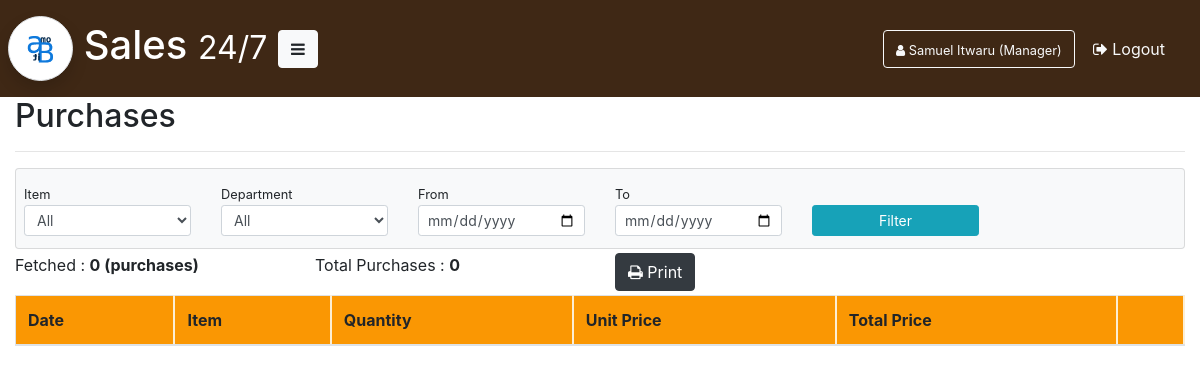
Before: /purchase/ (signed in) with the older database file.
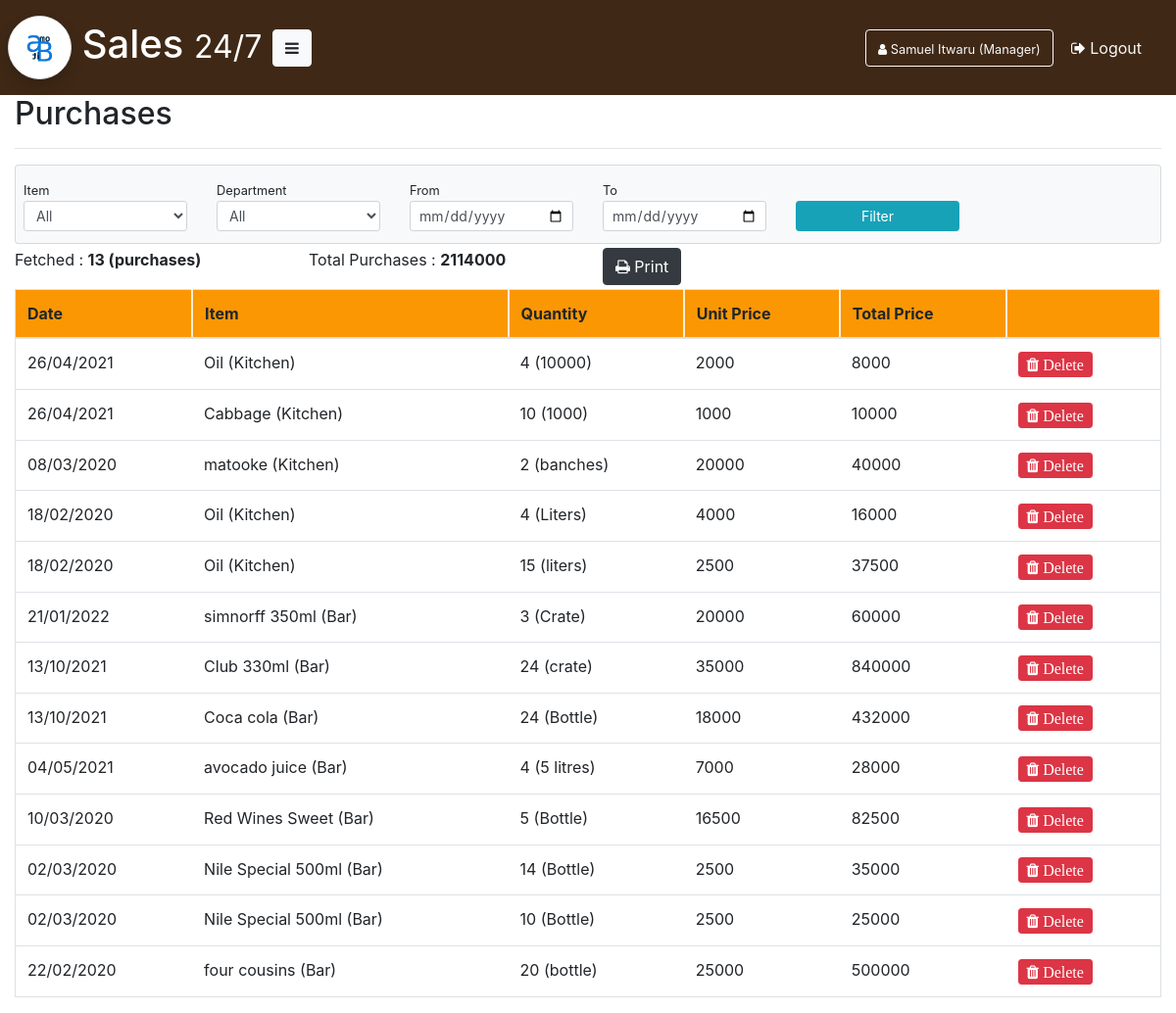
After: the same page with the newer database file.
### Application/database/model.py (models this page shows, shortened)
class KitchenStockPurchase(Base):
    __tablename__ = "kitchen_stock_purchase"
    id = Column(Integer, primary_key=True)
    date = Column(DateTime, default=datetime.now())
    purchase_unit = Column(String)
    unit_price = Column(Integer)
    purchase_quantity = Column(Integer)
    added_stock_quantity = Column(Integer)
    added_stock_unit = Column(String)
    chef_name = Column(String)
    kitchen_stock_name = Column(String)
    kitchen_stock_id = Column(Integer, ForeignKey("kitchen_stock.id"))
    chef_id = Column(Integer, ForeignKey("chef.id"))
    def read(self):
        return session.query(self).order_by(desc("date")).all()
    def get_total_price(self, **kwargs):
        purchases = kwargs.get("purchases")
        if purchases == None:
            purchases = self.read(self)
        return sum([(purchase.purchase_quantity * purchase.unit_price) for purchase in purchases])

class KitchenStock(Base):
    __tablename__ = "kitchen_stock"
    id = Column(Integer, primary_key=True)
    name = Column(String(64), unique=True)
    quantity_available = Column(Float(2), default=0.0)
    usage_unit = Column(String)
    kitchen_stock_purchases = relationship(
        "KitchenStockPurchase", backref="kitchen_stock")
    kitchen_stock_usages = relationship(
        "KitchenStockUsage", backref="kitchen_stock")
    def read(self):
        return session.query(self).all()

class Purchase(Base):
    __tablename__ = "purchase"
    id = Column(Integer, primary_key=True)
    date = Column(DateTime, default=datetime.now())
    purchase_unit = Column(String)
    purchase_price = Column(Integer)
    quantity = Column(Integer)
    brand_id = Column(Integer, ForeignKey("brand.id"))
    def read(self):
        return session.query(self).order_by(desc("date")).all()
    def get_total_price(self, **kwargs):
        purchases = kwargs.get("purchases")
        if purchases == None:
            purchases = self.read(self)
        return sum([(purchase.quantity * purchase.purchase_price) for purchase in purchases])

class Brand(Base):
    __tablename__ = "brand"
    id = Column(Integer, primary_key=True)
    brand_ref = Column(String, unique=True)
    name = Column(String(64), unique=True)
    quantity_available = Column(Float(2))
    category_id = Column(Integer, ForeignKey("category.id"))
    purchase_guide_id = Column(Integer, ForeignKey("purchase_guide.id"))
    sale_guides = relationship("SaleGuide", backref="brand")
    purchases = relationship("Purchase", backref="brand")
    sales = relationship("Sale", backref="brand")
    def read(self):
        return session.query(self).all()

### Application/blueprints/Purchase/purchase.py (the view)
@purchase.route("/")
@login_required
def get_purchases():
    kitchen_purchases = KitchenStockPurchase.read(KitchenStockPurchase)
    kitchen_items = KitchenStock.read(KitchenStock)
    drink_items = Brand.read(Brand)
    brand_purchases = Purchase.read(Purchase)
    total_purchases = KitchenStockPurchase.get_total_price(KitchenStockPurchase) + Purchase.get_total_price(Purchase)
    return render_template("manager/purchases.html", mod=module, total_purchases=total_purchases, kitchen_purchases=kitchen_purchases, kitchen_items=kitchen_items, drink_items=drink_items, brand_purchases=brand_purchases)

### Application/__init__.py (called while the page is built)
@login_manager.user_loader
def load_user(user_id):
    return session.query(User).filter_by(id=user_id).first()

### Application/templates/manager/purchases.html (shortened to what this page needs)
{% extends 'manager/manager-base.html' %}
{% block content %}
<h2>Purchases</h2>
<hr>
<form class="bg-light card p-2" method="GET" action="{{ url_for('purchase.filter') }}">
	<div class="row py-1">
			<div class="col-md-2">
				<small>Item</small>
				<select class="form-control form-control-sm" name="item">
					<option value="">All</option>
				</select>
			</div>
			<div class="col-md-2">
				<small>Department</small>
				<select class="form-control form-control-sm" name="place">
					<option value="">All</option>
				</select>
			</div>
			<div class="col-md-2">
				<small>From</small>
				<input type="date" name="from" {% if today %} value="{{today.strftime('%Y-%m-%d')}}" {% endif %} class="form-control form-control-sm" />
			</div>
			<div class="col-md-2">
				<small>To</small>
				<input type="date" name="to" {% if tomorrow %} value="{{tomorrow.strftime('%Y-%m-%d')}}" {% endif %} class="form-control form-control-sm" />
			</div>
			<div class="col-md-2" style="top: 30;">
				<br>
				<button type="submit" class="btn btn-block btn-sm btn-info">Filter</button>
			</div>
	</div>
</form>
<div class="row py-1">
	<div class="col-md-3">
		<label>Fetched : </label> <strong>{{ kitchen_purchases | length + brand_purchases | length}} (purchases)</strong>
	</div>
	<div class="col-md-3">
		<label>Total Purchases : </label> <strong>{{ total_purchases }}</strong>
	</div>
	<div class="col-md-3">
		<button class="btn btn-dark" onclick="printDiv('purchases', false)"><span class="fa fa-print"></span> Print</button>
	</div>
</div>
<div class="row">
	<div class="col-md-12" id="purchases">
		<table class="table table-responsive-sm table-hover border">
			<thead>
			    <tr>
			    	<th scope="col">Date</th>
			    	<th scope="col">Item</th>
			    	<th scope="col">Quantity</th>
			    	<th scope="col">Unit Price</th>
			    	<th scope="col">Total Price</th>
			    	<th scope="col"></th>
			    </tr>
			  </thead>
			  <tbody>
			  	{% for purchase in kitchen_purchases %}
			  		<tr scope="row" style="cursor: pointer;">
			  			<td>{{ purchase.date.strftime('%d/%m/%Y') }}</td>
			  			<td>{{ purchase.kitchen_stock.name }} (Kitchen)</td>
			  			<td>{{ purchase.purchase_quantity }} ({{ purchase.purchase_unit }})</td>
			  			<td>{{ purchase.unit_price }}</td>
			  			<td>{{ purchase.unit_price * purchase.purchase_quantity }}</td>
			  			<td>
			  				<button class="btn btn-danger btn-sm fa fa-trash" data-toggle="modal" data-target="#confirmDeleteKitchenPurchase{{purchase.id}}"> Delete</button>
			  			</td>
			  		</tr>
			  	{% endfor %}
			  	{% for purchase in brand_purchases %}
			  		<tr scope="row" style="cursor: pointer;">
			  			<td>{{ purchase.date.strftime('%d/%m/%Y') }}</td>
			  			<td>{{ purchase.brand.name }} (Bar)</td>
			  			<td>{{ purchase.quantity }} ({{ purchase.purchase_unit }})</td>
			  			<td>{{ purchase.purchase_price }}</td>
			  			<td>{{ purchase.purchase_price * purchase.quantity }}</td>
			  			<td>
			  				<button class="btn btn-danger btn-sm fa fa-trash" data-toggle="modal" data-target="#confirmDeleteBrandPurchase{{purchase.id}}"> Delete</button>
			  			</td>
			  		</tr>
			  	{% endfor %}
			  </tbody>
		</table>
	</div>
</div>
{% endblock %}

Changed rows visible on the page:
added KitchenStockPurchase: date "26/04/2021", kitchen_stock.name "Oil", purchase_quantity "4", purchase_unit "10000", unit_price "2000", purchase.unit_price*purchase.purchase_quantity "8000"
added KitchenStockPurchase: date "26/04/2021", kitchen_stock.name "Cabbage", purchase_quantity "10", purchase_unit "1000", unit_price "1000", purchase.unit_price*purchase.purchase_quantity "10000"
added KitchenStockPurchase: date "08/03/2020", kitchen_stock.name "matooke", purchase_quantity "2", purchase_unit "banches", unit_price "20000", purchase.unit_price*purchase.purchase_quantity "40000"
added KitchenStockPurchase: date "18/02/2020", kitchen_stock.name "Oil", purchase_quantity "4", purchase_unit "Liters", unit_price "4000", purchase.unit_price*purchase.purchase_quantity "16000"
added KitchenStockPurchase: date "18/02/2020", kitchen_stock.name "Oil", purchase_quantity "15", purchase_unit "liters", unit_price "2500", purchase.unit_price*purchase.purchase_quantity "37500"
added Purchase: date "21/01/2022", brand.name "simnorff 350ml", quantity "3", purchase_unit "Crate", purchase_price "20000", purchase.purchase_price*purchase.quantity "60000"
added Purchase: date "13/10/2021", brand.name "Club 330ml", quantity "24", purchase_unit "crate", purchase_price "35000", purchase.purchase_price*purchase.quantity "840000"
added Purchase: date "13/10/2021", brand.name "Coca cola", quantity "24", purchase_unit "Bottle", purchase_price "18000", purchase.purchase_price*purchase.quantity "432000"
added Purchase: date "04/05/2021", brand.name "avocado juice", quantity "4", purchase_unit "5 litres", purchase_price "7000", purchase.purchase_price*purchase.quantity "28000"
added Purchase: date "10/03/2020", brand.name "Red Wines Sweet", quantity "5", purchase_unit "Bottle", purchase_price "16500", purchase.purchase_price*purchase.quantity "82500"
added Purchase: date "02/03/2020", brand.name "Nile Special 500ml", quantity "14", purchase_unit "Bottle", purchase_price "2500", purchase.purchase_price*purchase.quantity "35000"
added Purchase: date "02/03/2020", brand.name "Nile Special 500ml", quantity "10", purchase_unit "Bottle", purchase_price "2500", purchase.purchase_price*purchase.quantity "25000"
added Purchase: date "22/02/2020", brand.name "four cousins", quantity "20", purchase_unit "bottle", purchase_price "25000", purchase.purchase_price*purchase.quantity "500000"
Other visible differences:
{{ kitchen_purchases | length + brand_purchases | length }}: "0" → "13"
{{ total_purchases }}: "0" → "2114000"
